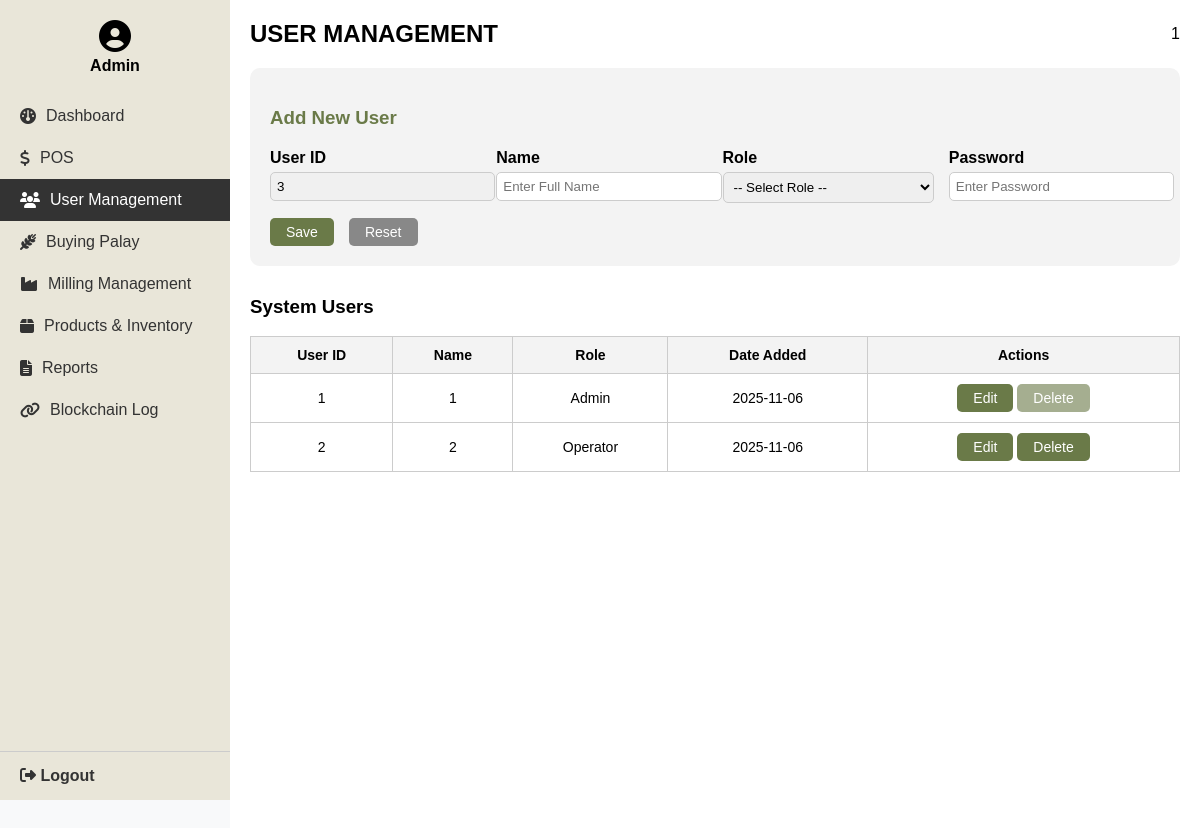
The page /usermanagement.php (signed in) on the database its author committed.
### tables this page shows
CREATE TABLE `users` (
  `id` int(11) NOT NULL,
  `user_id` varchar(20) NOT NULL,
  `name` varchar(100) NOT NULL,
  `role` varchar(50) NOT NULL,
  `password` varchar(255) NOT NULL,
  `date_added` date NOT NULL DEFAULT curdate()
);

### usermanagement.php (the view, shortened to what this page needs)
<?php
include "db.php";
$current_user_id = $_SESSION['user_id'] ?? '';
$current_user_name = $_SESSION['name'] ?? '';
$current_role = $_SESSION['role'] ?? 'Operator';
function generateNextUserId($conn) {
    $result = $conn->query("SELECT user_id FROM users WHERE user_id REGEXP '^[0-9]+$' ORDER BY CAST(user_id AS UNSIGNED) DESC LIMIT 1");
    if ($result && $result->num_rows > 0) {
        $row = $result->fetch_assoc();
        $lastId = (int)$row['user_id'];
        return (string)($lastId + 1);
    }
    return "1";
}
?>
<!DOCTYPE html>
<html lang="en">
<head>
<link rel="stylesheet" href="https://cdnjs.cloudflare.com/ajax/libs/font-awesome/6.4.0/css/all.min.css">
</head>
<body>
<aside class="sidebar">
  <div>
    <div class="profile">
      <i class="fa-solid fa-user-circle"></i>
      <span><?php echo htmlspecialchars($current_role); ?></span>
    </div>
    <ul class="menu">
      <li><a href="dashboard.php"><i class="fa-solid fa-gauge"></i> Dashboard</a></li>
                  <li><a href="pos.php"><i class="fa-solid fa-dollar"></i> POS</a></li>
      <li class="active"><a href="usermanagement.php"><i class="fa-solid fa-users"></i> User Management</a></li>
      <li><a href="buyingpalay.php"><i class="fa-solid fa-wheat-awn"></i> Buying Palay</a></li>
      <li><a href="milling.php"><i class="fa-solid fa-industry"></i> Milling Management</a></li>
      <li><a href="products.php"><i class="fa-solid fa-box"></i> Products & Inventory</a></li>
      <li><a href="reports.php"><i class="fa-solid fa-file-lines"></i> Reports</a></li>
      <li><a href="blockchain.php"><i class="fa-solid fa-link"></i> Blockchain Log</a></li>
    </ul>
  </div>
  <div class="logout" onclick="window.location.href='logout.php'">
    <i class="fa-solid fa-right-from-bracket"></i> Logout
  </div>
</aside>
<main class="main-content">
<header class="header">
  <h2>USER MANAGEMENT</h2>
  <div class="user-info">
    <span><?php echo htmlspecialchars($current_user_name); ?></span>
  </div>
</header>
<section class="form-section">
  <h3 style="color:#6a7a48; margin-bottom:20px;">Add New User</h3>
  <form method="POST" action="">
    <div class="form-grid">
      <div><label>User ID</label><input type="text" name="user_id" id="user_id_field" value="<?php echo htmlspecialchars(generateNextUserId($conn)); ?>" readonly style="background:#f0f0f0; cursor:not-allowed;" required></div>
      <div><label>Name</label><input type="text" name="name" placeholder="Enter Full Name" required></div>
      <div><label>Role</label>
        <select name="role" required>
          <option value="">-- Select Role --</option>
        </select>
      </div>
      <div><label>Password</label><input type="password" name="password" placeholder="Enter Password" required></div>
    </div>
    <div class="form-actions">
      <button type="submit" name="add" class="btn">Save</button>
      <button type="reset" class="btn" style="background:#888;">Reset</button>
    </div>
  </form>
</section>
<h3>System Users</h3>
<table>
<thead>
<tr>
  <th>User ID</th><th>Name</th><th>Role</th><th>Date Added</th><th>Actions</th>
</tr>
</thead>
<tbody>
<?php
$result = $conn->query("SELECT * FROM users ORDER BY id ASC");
while($row = $result->fetch_assoc()){
  $isCurrent = ($row['user_id'] === $current_user_id);
  $disable = $isCurrent ? "disabled" : "";
  echo "
  <tr>
    <td>{$row['user_id']}</td>
    <td>{$row['name']}</td>
    <td>{$row['role']}</td>
    <td>{$row['date_added']}</td>
    <td>
      <button type='button' class='btn edit-btn' data-id='{$row['id']}' data-userid='{$row['user_id']}' data-name='{$row['name']}' data-role='{$row['role']}' data-disable='".($isCurrent?'1':'')."'>Edit</button>
      <form method='POST' action='' style='display:inline-block' onsubmit='return confirmDelete(this);'>
        <input type='hidden' name='user_id' value='{$row['user_id']}'>
        <button type='submit' name='delete' class='btn' {$disable}>Delete</button>
      </form>
    </td>
  </tr>";
}
?>
</tbody>
</table>
</main>
</body>
</html>

### usermanagement.php (style rules this page uses)
body { margin:0;font-family:Arial,sans-serif;display:flex;background:#f8f9fa;height:100vh;overflow:hidden; }
.sidebar { width:230px;background:#e9e6d9;height:100vh;display:flex;flex-direction:column;justify-content:space-between;position:fixed;top:0;left:0;overflow-y:auto; }
.sidebar .profile { text-align:center;margin:20px 0;font-weight:bold; }
.sidebar .profile i { font-size:2rem;display:block;margin-bottom:5px; }
.sidebar .menu { list-style:none;padding:0;margin:0;flex:1; }
.sidebar .menu li { padding:12px 20px;cursor:pointer;display:flex;align-items:center;gap:10px;color:#333; }
.sidebar .menu li:hover,.sidebar .menu li.active { background:#333;color:#fff; }
.sidebar .menu a { text-decoration:none;color:inherit;display:flex;align-items:center;gap:10px;width:100%; }
.sidebar .logout { display:block;padding:15px 20px;border-top:1px solid #ccc;cursor:pointer;font-weight:bold;color:#333;text-decoration:none; }
.main-content { flex:1;padding:20px;background:#fff;overflow-y:auto;margin-left:230px;height:100vh; }
.header { display:flex;justify-content:space-between;align-items:center;margin-bottom:20px;flex-wrap:wrap; }
.header h2 { margin:0; }
.user-info { display:flex;align-items:center;gap:10px; }
.form-section { margin-bottom:30px; padding:20px; background:#f3f3f3; border-radius:10px; }
.form-grid { display:grid; grid-template-columns: repeat(auto-fit, minmax(200px,1fr)); gap:15px; }
.form-grid label { font-weight:bold; display:block; margin-bottom:5px; }
.form-grid input, .form-grid select { width:100%; padding:6px; border:1px solid #ccc; border-radius:5px; }
.form-actions { grid-column:1/-1; display:flex; gap:15px; justify-content:left; margin-top:15px; }
table { width:100%; border-collapse:collapse; font-size:14px; }
table th, table td { border:1px solid #ccc; padding:10px; text-align:center; }
table th { background:#f3f3f3; }
.btn { padding:6px 16px; background:#6a7a48; color:#fff; border:none; border-radius:5px; cursor:pointer; font-size:14px; }
.btn[disabled] { opacity:0.6; cursor:not-allowed; }

### rows shown on the page
users: user_id "3", user_id "2", name "2", role "Operator", date_added "2025-11-06"
users: user_id "1", name "1", role "Admin", date_added "2025-11-06"

### other values the page prints
$current_role "Admin"
$current_user_name "1"
